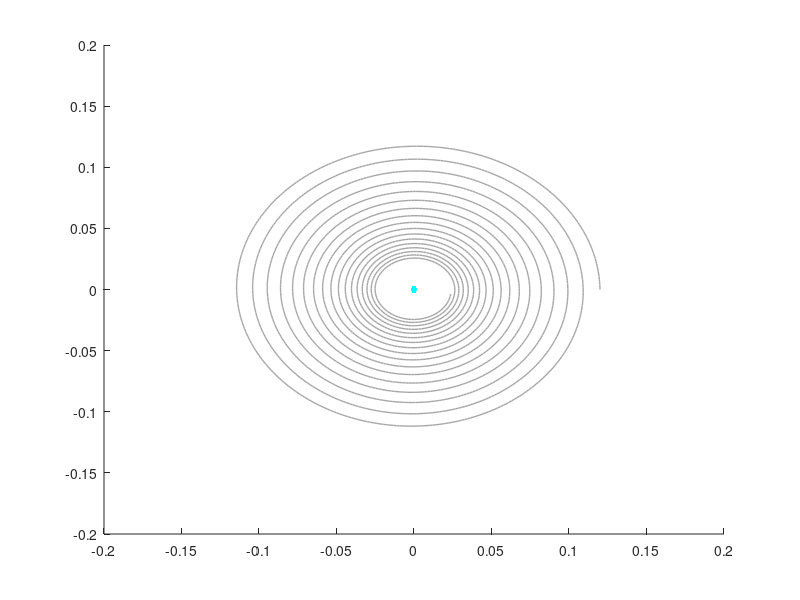

MATLAB code for this plot: (Note: this script raises an error after producing the figure.)
%% Parameters

% Hoop
m_hoop = 0.5; % kg
R_hoop = 0.24; % m
I_hoop = m_hoop*R_hoop^2;

% Person
R_person = 0.03; % m
mu = 0.05; % [/]

% Simulation
t_lim = [0; 3];
dt = 0.001;
t = t_lim(1):dt:t_lim(2);
N = length(t);

% Spiral input
% NOTE: Keep upper / lower equal for simple ellipse
a_upper = R_hoop/2; % m       Initial radius on x-axis
a_lower = R_hoop/10; % m    Final radius on x-axis
b_upper = R_hoop/2; % m       Initial radius on y-axis
b_lower = R_hoop/10; % m     Final radius on y-axis
v_spiral = 3; % m/s         Traversal speed

%% Generate spiral trajectory of person

a = [a_upper a_lower]; % Change of x-axis radius from start to end
b = [b_upper b_lower]; % Change of y-axis radius from start to end

% Calculate radius change over axes
dr_a = (a(2)-a(1)) / t_lim(2);
radius_a = a(1) + dr_a*t;
dr_b = (b(2)-b(1)) / t_lim(2);
radius_b = b(1) + dr_b*t;

% Calculate angle change
r_spiral = (radius_a.^2 + radius_b.^2).^0.5;
dth_spiral = v_spiral*(r_spiral.^-1);
th_spiral = zeros([1 N+1]);

p_person = zeros([2 N]);    % [x, y] x N
v_person = zeros([2 N]);    % [dx, dy] x N
a_person = zeros([2 N]);    % [ddx, ddy] x N

% Iteratively calculate spiral trajectory
for i = 1:N

    r_a = radius_a(i);
    r_b = radius_b(i);
    th = th_spiral(i);
    dth = dth_spiral(i);
    
    p_person(:,i) = [ r_a*cos(th) ;...
                      r_b*sin(th) ];
    v_person(:,i) = [ dr_a*cos(th) - r_a*sin(th)*dth ;...
                      dr_b*sin(th) + r_b*cos(th)*dth ];
    a_person(:,i) = [ -dr_a*sin(th)*dth - dr_a*sin(th)*dth - r_a*cos(th)*dth^2 ;...
                      dr_b*cos(th)*dth + dr_b*cos(th)*dth - r_b*sin(th)*dth^2 ];

    % Update angle for next step
    th_spiral(:, i+1) = th + dt*dth;
end

%% Forward simulation
% From person to hoop

% Init hoop states
p_hoop = zeros([3 N]);      % [x, y, phi] x N
v_hoop = zeros([3 N]);      % [dx, dy, dphi] x N

% Set initial state of hoop
p_hoop(1:2, 1) = p_person(:,1) + [-R_person + R_hoop; 0];
p_hoop(3, 1) = pi;

F_contact = zeros([2 N]);

% Iterate for timesteps
for i = 1:N-1

    % Carry over velocity
    v_hoop(:, i+1) = v_hoop(:,i);

    % Check if hoop and person are in contact
    dist_btwn = norm(p_person(:, i) - p_hoop(1:2, i));
    contact = (dist_btwn >= R_hoop - R_person) &&...
                (dist_btwn <= R_hoop + R_person);

    % Apply force and torque to hoop if there's contact
    if contact
        % Planar collision
        v_plus = v_person(:, i+1);
        v_minus_hoop = v_hoop(1:2, i+1);

        % Collision force acts normal to the hoop
        normal = (p_person(:, i) - p_hoop(1:2, i)) / norm(p_person(:, i) - p_hoop(1:2, i));

        % Difference in momentum
        F_c = m_hoop*norm(v_plus - v_minus_hoop)*normal;

        % Calculate frictional torque
        tau_c = norm(F_c)*R_hoop*mu;

        % Tau is mu times normal component of F_c
        v_hoop(1:2, i+1) = F_c/m_hoop + v_hoop(1:2, i+1);
        v_hoop(3, i+1) = tau_c/I_hoop + v_hoop(3, i+1);

        % Save contact force for viewing
        F_contact(:,i) = F_c;
        
    end

    % Update hoop state
    p_hoop(:, i+1) = p_hoop(:,i) + dt*v_hoop(:,i+1);

end

%% Display

% Plot trajectory
hold on
plot(p_person(1,:), p_person(2,:), '-', 'LineWidth', 1, 'Color', [0.65 0.65 0.65])

% Prepare plot handles
h_hoop = plot([0],[0],'b-','LineWidth',2);
h_hoop_dot = plot([0],[0],'c.','MarkerSize',15);
h_contact = plot([0],[0],'m-','LineWidth',2);
h_person = fill([0],[0],'r-','LineStyle','none');

xlabel('x'); ylabel('y');
h_title = title('t=0.0s');

axis equal
axis([-0.75 0.75 -0.75 0.75]);

% Precompute geometries
th = 0:pi/50:2*pi;
person_circle_x = R_person*cos(th);
person_circle_y = R_person*sin(th);
hoop_circle_x = R_hoop*cos(th);
hoop_circle_y = R_hoop*sin(th);

% For visualization purposes
sim_speed = 1;

% Step through and update animation
for i = 1:N
    % Update time title
    set(h_title,'String',  sprintf('t=%.2f',t(i)) );
    
    % Plot bodies
    set(h_person,'XData', person_circle_x + p_person(1,i));
    set(h_person,'YData', person_circle_y + p_person(2,i));
    
    set(h_hoop,'XData', hoop_circle_x + p_hoop(1,i));
    set(h_hoop,'YData', hoop_circle_y + p_hoop(2,i));

    set(h_hoop_dot,'XData', [p_hoop(1,i) + R_hoop*cos(p_hoop(3,i))]);
    set(h_hoop_dot,'YData', [p_hoop(2,i) + R_hoop*sin(p_hoop(3,i))]);

    % Plot contact force
    normal = F_contact(:,i)/norm(F_contact(:,i));
    contact_vec_x = [0 0.15*normal(1)];
    contact_vec_y = [0 0.15*normal(2)];
    contact_point = p_hoop(1:2, i) + R_hoop*normal;
    set(h_contact,'XData', contact_vec_x + contact_point(1));
    set(h_contact,'YData', contact_vec_y + contact_point(2));

    % Pause sim between frames
    pause(dt/sim_speed)
end
